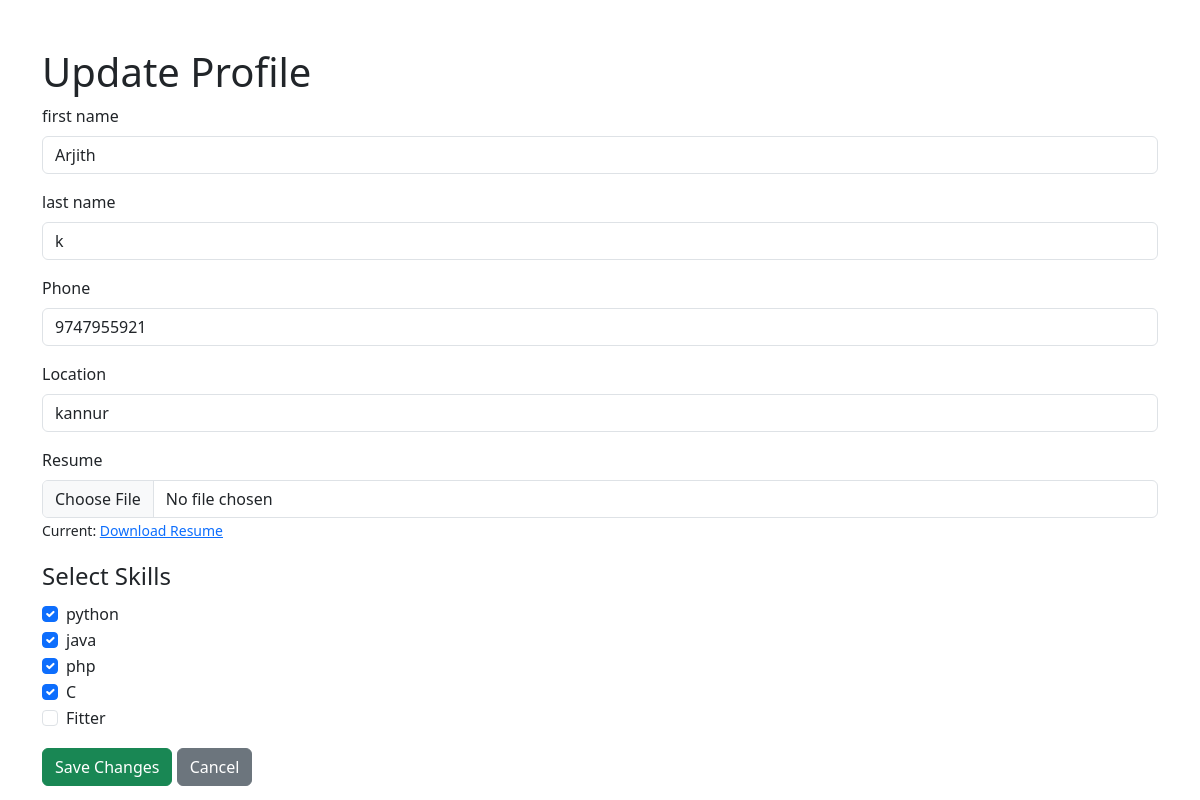
The app's page /update-profile/1/ with its own data.
### job/models.py (models this page shows)
class Profile(models.Model):
    user_id = models.ForeignKey(User, on_delete=models.CASCADE)
    phone = models.CharField(max_length=15, blank=True)
    resume = models.FileField(upload_to='resumes/', blank=True)
    location = models.CharField(max_length=100, blank=True)
    skills = models.ManyToManyField(Skill, blank=True)  # Many-to-many relationship

class User(AbstractUser):
    user_type=models.CharField(max_length=100)

class Skill(models.Model):
    sk_name = models.CharField(max_length=100)

### job/views.py (the view, shortened to what this page needs)
# urls.py: path('update-profile/<int:pk>/', views.admin_user_edit, name='update_profile'),
def admin_user_edit(request, pk):
    profile = get_object_or_404(Profile, pk=pk)
    skills = Skill.objects.all()
    context = {
        'profile': profile,
        'skills': skills,
        'selected_skills': [skill.id for skill in profile.skills.all()],
    }
    return render(request, 'admin_user_edit.html', context)

### job/templates/admin_user_edit.html (shortened to what this page needs)
<!DOCTYPE html>
<html lang="en">
<head>
    <link href="https://cdn.jsdelivr.net/npm/bootstrap@5.3.0/dist/css/bootstrap.min.css" rel="stylesheet">
</head>
<body>
    <div class="container mt-5">
        <h1>Update Profile</h1>
        <form method="post" enctype="multipart/form-data">
            <div class="mb-3">
                <label for="phone" class="form-label">first name</label>
                <input type="text" name="first_name" id="first_name" class="form-control" value="{{ profile.user_id.first_name }}">
            </div>
            <div class="mb-3">
                <label for="phone" class="form-label">last name</label>
                <input type="text" name="last_name" id="last_name" class="form-control" value="{{ profile.user_id.last_name }}">
            </div>
            <div class="mb-3">
                <label for="phone" class="form-label">Phone</label>
                <input type="text" name="phone" id="phone" class="form-control" value="{{ profile.phone }}">
            </div>
            <div class="mb-3">
                <label for="location" class="form-label">Location</label>
                <input type="text" name="location" id="location" class="form-control" value="{{ profile.location }}">
            </div>
            <div class="mb-3">
                <label for="resume" class="form-label">Resume</label>
                <input type="file" name="resume" id="resume" class="form-control">
                {% if profile.resume %}
                <small>Current: <a href="{{ profile.resume.url }}" target="_blank">Download Resume</a></small>
                {% endif %}
            </div>
            <div class="mb-3">
                <fieldset class="mb-3">
                    <legend class="form-label">Select Skills</legend>
                    {% for skill in skills %}
                    <div class="form-check">
                        <input
                            class="form-check-input"
                            type="checkbox"
                            name="skills"
                            id="skill{{ skill.id }}"
                            value="{{ skill.id }}"
                            {% if skill.id in selected_skills %}checked{% endif %}>
                        <label class="form-check-label" for="skill{{ skill.id }}">
                            {{ skill.sk_name }}
                        </label>
                    </div>
                    {% endfor %}
                </fieldset>
            </div>
            <button type="submit" class="btn btn-success">Save Changes</button>
            <a href="{% url 'admin_user_view' %}" class="btn btn-secondary">Cancel</a>
        </form>
    </div>
</body>
</html>

### records on screen
Profile: first_name "Arjith", last_name "k", phone "9747955921", location "kannur"
Skill: skills "☑", sk_name "python"
Skill: skills "☑", sk_name "java"
Skill: skills "☑", sk_name "php"
Skill: skills "☑", sk_name "C"
Skill: sk_name "Fitter"
